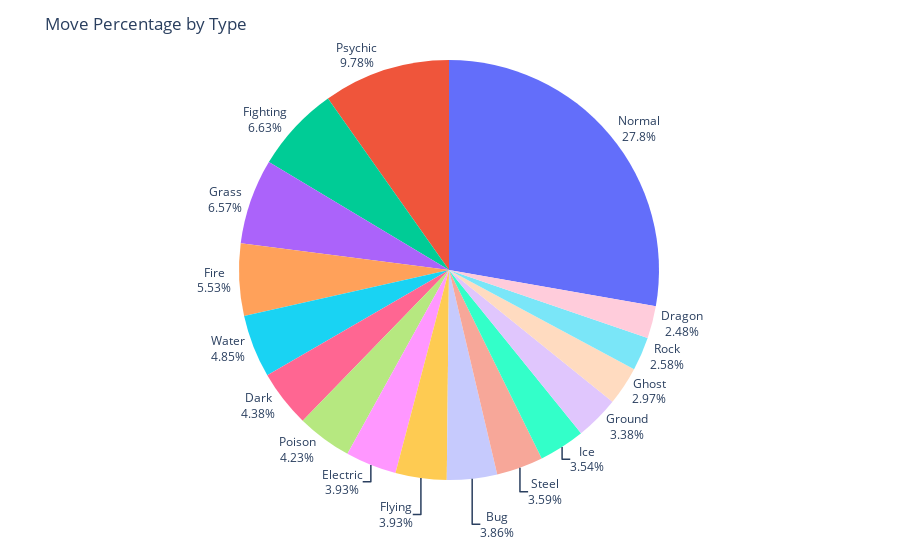

Source (notebook cell):
### Markdown cell above
Move Percentage by Type using Pie chart

### Code cell
df = df_mtn
df_group = df.groupby('Type')['Usage'].sum().reset_index()
# using Matplotlib
plt.pie(df_group['Usage'], labels=df_group['Type'], autopct="%1.2f%%")
plt.title('Move Percentage by Type')
plt.show()
# using Plotly
fig = px.pie(df_group, values='Usage', names='Type')
fig.update_layout(title='Move Percentage by Type')
fig.update_traces(textposition='outside', textinfo='label+percent', showlegend=False)
fig.show()

### Figure 1 — Plotly figure (JSON) as saved in the notebook; plotly's stock layout.template omitted (floating-point values rounded to 4 significant figures)
{"data": [{"domain": {"x": [0, 1], "y": [0, 1]}, "hovertemplate": "Type=%{label}<br>Usage=%{value}<extra></extra>", "labels": ["Bug", "Dark", "Dragon", "Electric", "Fighting", "Fire", "Flying", "Ghost", "Grass", "Ground", "Ice", "Normal", "Poison", "Psychic", "Rock", "Steel", "Water"], "legendgroup": "", "name": "", "showlegend": false, "textinfo": "label+percent", "textposition": "outside", "type": "pie", "values": [993, 1126, 639, 1012, 1706, 1424, 1012, 764, 1690, 869, 911, 7145, 1089, 2516, 664, 924, 1247]}], "layout": {"legend": {"tracegroupgap": 0}, "margin": {"t": 60}, "title": {"text": "Move Percentage by Type"}}}
